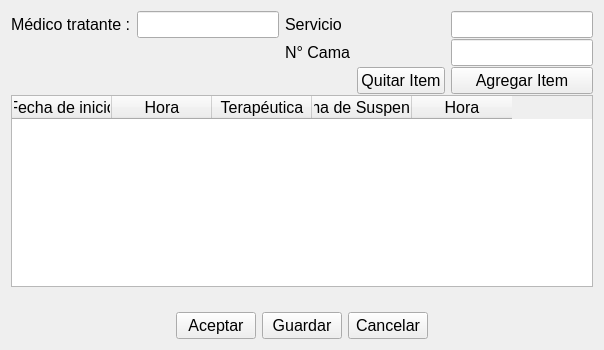
       <widget class="QWidget" name="tab_TerapeuticaMedica">
        <attribute name="title">
         <string>Terapeútica Médica</string>
        </attribute>
        <layout class="QGridLayout" name="gridLayout_14">
         <item row="0" column="0">
          <layout class="QGridLayout" name="gridLayout_4">
           <property name="verticalSpacing">
            <number>1</number>
           </property>
           <item row="0" column="0">
            <widget class="QLabel" name="label_56">
             <property name="sizePolicy">
              <sizepolicy hsizetype="Fixed" vsizetype="Preferred">
               <horstretch>0</horstretch>
               <verstretch>0</verstretch>
              </sizepolicy>
             </property>
             <property name="font">
              <font>
               <pointsize>12</pointsize>
              </font>
             </property>
             <property name="text">
              <string>Médico tratante :</string>
             </property>
            </widget>
           </item>
           <item row="2" column="3">
            <widget class="QLabel" name="label_64">
             <property name="font">
              <font>
               <pointsize>12</pointsize>
              </font>
             </property>
             <property name="text">
              <string/>
             </property>
            </widget>
           </item>
           <item row="3" column="0" colspan="6">
            <widget class="QTableWidget" name="tableWidget_Terapeutica">
             <property name="font">
              <font>
               <pointsize>12</pointsize>
              </font>
             </property>
             <column>
              <property name="text">
               <string>Fecha de inicio</string>
              </property>
             </column>
             <column>
              <property name="text">
               <string>Hora</string>
              </property>
             </column>
             <column>
              <property name="text">
               <string>Terapéutica</string>
              </property>
             </column>
             <column>
              <property name="text">
               <string>Fecha de Suspensión</string>
              </property>
             </column>
             <column>
              <property name="text">
               <string>Hora</string>
              </property>
             </column>
            </widget>
           </item>
           <item row="4" column="2">
            <widget class="QLabel" name="label_69">
             <property name="font">
              <font>
               <pointsize>12</pointsize>
              </font>
             </property>
             <property name="text">
              <string/>
             </property>
            </widget>
           </item>
           <item row="0" column="1" colspan="2">
            <widget class="QLineEdit" name="lineEdit_medico_Terapeutica">
             <property name="sizePolicy">
              <sizepolicy hsizetype="Preferred" vsizetype="Fixed">
               <horstretch>0</horstretch>
               <verstretch>0</verstretch>
              </sizepolicy>
             </property>
             <property name="font">
              <font>
               <pointsize>12</pointsize>
              </font>
             </property>
            </widget>
           </item>
           <item row="0" column="5">
            <widget class="QLineEdit" name="lineEdit_servicio_Terapeutica">
             <property name="sizePolicy">
              <sizepolicy hsizetype="Preferred" vsizetype="Fixed">
               <horstretch>0</horstretch>
               <verstretch>0</verstretch>
              </sizepolicy>
             </property>
             <property name="font">
              <font>
               <pointsize>12</pointsize>
              </font>
             </property>
            </widget>
           </item>
           <item row="1" column="5">
            <widget class="QLineEdit" name="lineEdit_bedNumber_Terapeutica">
             <property name="sizePolicy">
              <sizepolicy hsizetype="Preferred" vsizetype="Fixed">
               <horstretch>0</horstretch>
               <verstretch>0</verstretch>
              </sizepolicy>
             </property>
             <property name="font">
              <font>
               <pointsize>12</pointsize>
              </font>
             </property>
            </widget>
           </item>
           <item row="1" column="3">
            <widget class="QLabel" name="label_57">
             <property name="font">
              <font>
               <pointsize>12</pointsize>
              </font>
             </property>
             <property name="text">
              <string>N° Cama</string>
             </property>
            </widget>
           </item>
           <item row="0" column="3">
            <widget class="QLabel" name="label_59">
             <property name="sizePolicy">
              <sizepolicy hsizetype="Preferred" vsizetype="Preferred">
               <horstretch>0</horstretch>
               <verstretch>0</verstretch>
              </sizepolicy>
             </property>
             <property name="font">
              <font>
               <pointsize>12</pointsize>
              </font>
             </property>
             <property name="text">
              <string>Servicio</string>
             </property>
            </widget>
           </item>
           <item row="2" column="5">
            <widget class="QPushButton" name="pushButton_addItem_terapeutica">
             <property name="font">
              <font>
               <pointsize>12</pointsize>
              </font>
             </property>
             <property name="text">
              <string>Agregar Item</string>
             </property>
            </widget>
           </item>
           <item row="2" column="4">
            <widget class="QPushButton" name="pushButton_quitar_Item">
             <property name="font">
              <font>
               <pointsize>12</pointsize>
              </font>
             </property>
             <property name="text">
              <string>Quitar Item</string>
             </property>
            </widget>
           </item>
          </layout>
         </item>
         <item row="1" column="0">
          <layout class="QHBoxLayout" name="horizontalLayout_4">
           <item>
            <spacer name="horizontalSpacer_8">
             <property name="font">
              <font>
               <pointsize>12</pointsize>
              </font>
             </property>
             <property name="orientation">
              <enum>Qt::Horizontal</enum>
             </property>
             <property name="sizeHint" stdset="0">
              <size>
               <width>40</width>
               <height>20</height>
              </size>
             </property>
            </spacer>
           </item>
           <item>
            <widget class="QPushButton" name="pushButton_AceptTerapeuticaMedica">
             <property name="font">
              <font>
               <pointsize>12</pointsize>
              </font>
             </property>
             <property name="text">
              <string>Aceptar</string>
             </property>
            </widget>
           </item>
           <item>
            <widget class="QPushButton" name="pushButton_SaveTerapeuticaMedica">
             <property name="font">
              <font>
               <pointsize>12</pointsize>
              </font>
             </property>
             <property name="text">
              <string>Guardar</string>
             </property>
            </widget>
           </item>
           <item>
            <widget class="QPushButton" name="pushButton_CancelTerapeuticaMedica">
             <property name="font">
              <font>
               <pointsize>12</pointsize>
              </font>
             </property>
             <property name="text">
              <string>Cancelar</string>
             </property>
            </widget>
           </item>
           <item>
            <spacer name="horizontalSpacer_9">
             <property name="orientation">
              <enum>Qt::Horizontal</enum>
             </property>
             <property name="sizeHint" stdset="0">
              <size>
               <width>40</width>
               <height>20</height>
              </size>
             </property>
            </spacer>
           </item>
          </layout>
         </item>
        </layout>
       </widget>
